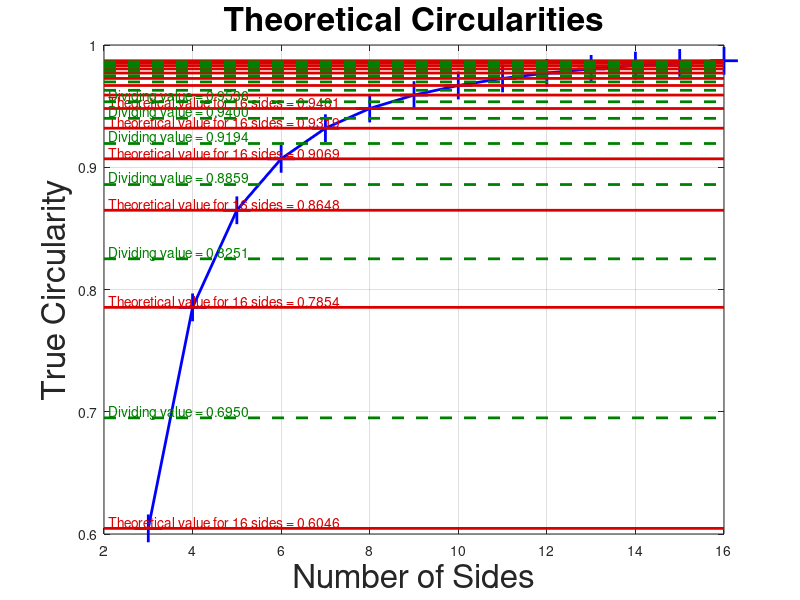
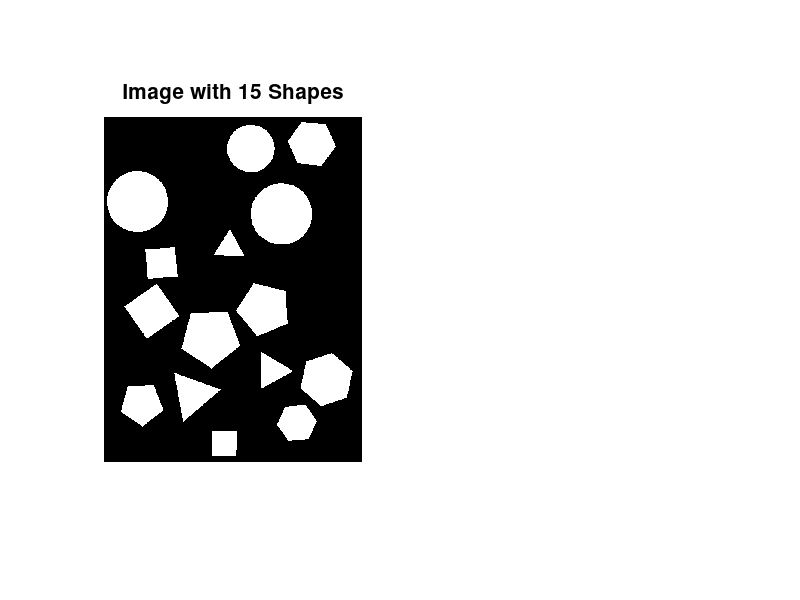
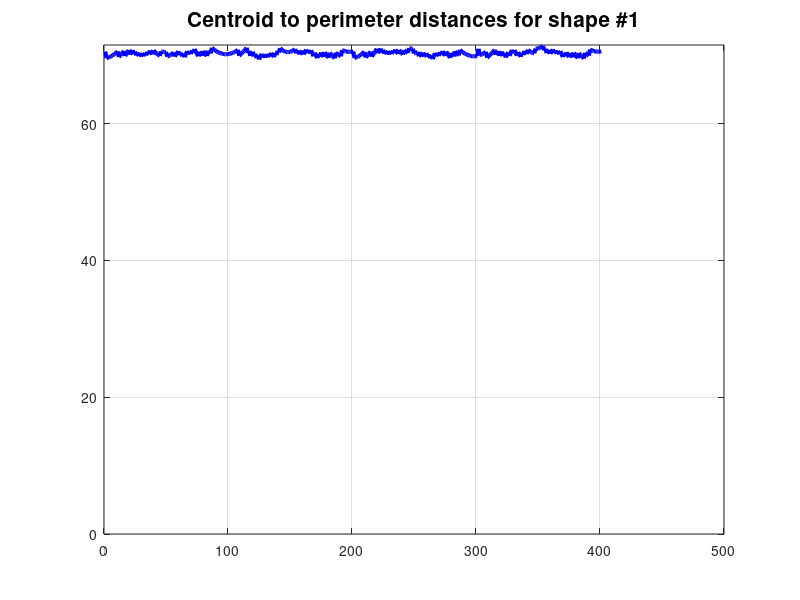

The MATLAB source for these figures, in order:
function shape_recognition_demo
try
	clc; % Clear the command window.
	close all; % Close all figures (except those of imtool.)
	workspace; % Make sure the workspace panel is showing.
	fontSize = 15;
	
	% For reference, compute the theoretical circularity of a bunch of regular polygons
	% with different number of sides starting with 3 (triangle).
	dividingValues = PlotTheoreticalCircularity;
	
	% Make the last dividing value infinity because any circularity from .99999 up to inifinity should be a circle.
	% and sometimes you have a circularity more than 1 due to quantization errors.
	dividingValues(end) = inf;
	
	% Now create a demo image.
	[binaryImage, numSidesCircularity] = CreateDemoImage();
	% Count the number of shapes
	[~, numShapes] = bwlabel(binaryImage);
	
	% Display the polygon demo image.
	subplot(1, 2, 1);
	imshow(binaryImage);
	caption = sprintf('Image with %d Shapes', numShapes);
	title(caption, 'FontSize', fontSize);
	hold on; % So that text labels won't blow away the image.
	
	% Set up figure properties:
	% Enlarge figure to full screen.
	set(gcf, 'Units', 'Normalized', 'OuterPosition', [0 0 1 1]);
	% Get rid of tool bar and pulldown menus that are along top of figure.
	set(gcf, 'Toolbar', 'none', 'Menu', 'none');
	% Give a name to the title bar.
	set(gcf, 'Name', 'Demo by ImageAnalyst', 'NumberTitle', 'Off')
	drawnow; % Make it display immediately.
	
	[labeledImage, numberOfObjects] = bwlabel(binaryImage);
	blobMeasurements = regionprops(labeledImage, 'Perimeter', 'Area', 'Centroid', 'Image');
	
	% Now compute the number of vertices by looking at the number of peaks in a plot of distance from centroid.
	numSidesDistance = FindNumberOfVertices(blobMeasurements, labeledImage);
	
	% Get all the measurements into single arrays for convenience.
	allAreas = [blobMeasurements.Area];
	allPerimeters = [blobMeasurements.Perimeter];
	circularities = (4 * pi *  allAreas) ./ allPerimeters.^2
	% Sort in order of increasing circularity
	[sortedCircularities, sortOrder] = sort(circularities, 'Ascend');
	% Sort all the measurements in the same way.
	blobMeasurements = blobMeasurements(sortOrder);
	allAreas = allAreas(sortOrder);
	allPerimeters = allPerimeters(sortOrder);
	numSidesDistance = numSidesDistance(sortOrder);
	
	% Plot a bar chart of the circularities.
	subplot(1, 2, 2);
	bar(sortedCircularities);
	ylim([0.55, 1.1]);
	grid on;
	title('Actual Measured Circularities', 'FontSize', fontSize);
	
	% Let's compute areas a different way.  The "Area" returned by regionprops is a count of the number of pixels.
	% This sometimes overestimates the area.  Let's use bwarea, which computes the area on a
	% pixel-center to pixel center basis.
	for k = 1 : numberOfObjects
		thisBlob = blobMeasurements(k).Image;
		allBwAreas(k) = bwarea(thisBlob);
	end
	bwCircularities = (4 * pi *  allBwAreas) ./ allPerimeters.^2
	sortedCircularities = bwCircularities
	
	% Put up red horizontal lines at the dividing values
	hold on;
	xl = xlim();
	for k = 1 : length(numSidesCircularity)-1
		thisSideLength = numSidesCircularity(k);
		thisDividingValue = dividingValues(thisSideLength);
		line(xl, [thisDividingValue, thisDividingValue], 'Color', 'r');
		% For the first 6, print the dividing value at the left just above the line.
		% After 6 it would get too crowded
		if k <= 6
			theLabel = sprintf('Dividing value = %.4f', thisDividingValue);
			text(xl(1)+0.1, thisDividingValue + 0.005, theLabel, 'Color', 'r');
		end
	end
	
	% Explain why the labels may not be accurate.
	message = sprintf('Before we start classifying the shapes,\nnote that the circularity may deviate from the theoretical circularity\ndepending on the size, rotation, and the algorithm\nused to compute area and perimeter.');
	fprintf('%s\n', message);
	uiwait(helpdlg(message));
	
	% Say what they are, one by one.
	subplot(1, 2, 1);
	for blobNumber = 1 : numberOfObjects
		%==============================================================
		% Determine the number of sizes according to the circularity
		% Get the circularity of this specific blob.
		thisCircularity = sortedCircularities(blobNumber);
		% See which theoretical dividing value it's less than.
		% This will determine the number of sides it has.
		numSidesCircularity = find(thisCircularity < dividingValues, 1, 'first');
		% Assign a string naming the shape according to the distance algorithm.
		if numSidesCircularity == 3
			% Blob has 3 sides.
			theShapeCirc = 'triangle';
		elseif numSidesCircularity == 4
			% Blob has 4 sides.
			theShapeCirc = 'square';
		elseif numSidesCircularity == 5
			% Blob has 5 sides.
			theShapeCirc = 'pentagon';
		elseif numSidesCircularity == 6
			% Blob has 6 sides.
			theShapeCirc = 'hexagon';
		else
			% Blob has 7 or more sides.
			theShapeCirc = 'nearly circular';
		end		
		
		%==============================================================
		% Determine the number of sizes according to the centroid-to-perimeter algorithm
		% Classify the shape by the centroid-to-perimeter algorithm which seems to be more accurate than the circularity algorithm.
		numSidesDist = numSidesDistance(blobNumber);
		% Assign a string naming the shape according to the distance algorithm.
		if numSidesDist == 3
			% Blob has 3 sides.
			theShapeDistance = 'triangle';
		elseif numSidesDist == 4
			% Blob has 4 sides.
			theShapeDistance = 'square';
		elseif numSidesDist == 5
			% Blob has 5 sides.
			theShapeDistance = 'pentagon';
		elseif numSidesDist == 6
			% Blob has 6 sides.
			theShapeDistance = 'hexagon';
		else
			% Blob has 7 or more sides.
			theShapeDistance = 'nearly circular';
		end		
		
		% Place a label on the shape
		xCentroid = blobMeasurements(blobNumber).Centroid(1);
		yCentroid = blobMeasurements(blobNumber).Centroid(2);
		blobLabel = sprintf('#%d = %s', blobNumber, theShapeDistance);
		plot(xCentroid, yCentroid, 'r+', 'LineWidth', 2, 'MarkerSize', 15);
		text(xCentroid+20, yCentroid, blobLabel, 'FontSize', fontSize, 'Color', 'r', 'FontWeight', 'Bold');

		% Inform the user what the circularity and shape are.
		distanceMessage = sprintf('The centroid-to-perimeter algorithm predicts shape #%d has %d sides, so it predicts the shape is a %s', blobNumber, numSidesDistance(blobNumber), theShapeDistance);
		circMessage = sprintf('The circularity of object #%d is %.3f, so the circularity algorithm predicts the object is a %s shape.\nIt is estimated to have %d sides.\n(Range for %s is [%.4f - %.4f].)',...
			blobNumber, thisCircularity, theShapeCirc, numSidesCircularity, ...
			theShapeDistance, dividingValues(numSidesCircularity - 1), dividingValues(numSidesCircularity));
		% See if the number of sides determined each way agrees with each other.
		if numSidesDistance(blobNumber) == numSidesCircularity
			agreementMessage = sprintf('For blob #%d, the two algorithms agree on %d sides.', blobNumber, numSidesCircularity);
		else
			agreementMessage = sprintf('For blob #%d there is disagreement.', blobNumber);
		end
		% Combine all messages into one.
		promptMessage = sprintf('%s\n\n%s\n\n%s', distanceMessage, circMessage, agreementMessage);
		fprintf('%s\n', promptMessage);
		
		% Give user an opportunity to bail out if they want to.
		titleBarCaption = 'Continue?';
		button = questdlg(promptMessage, titleBarCaption, 'Continue', 'Quit', 'Continue');
		if strcmpi(button, 'Quit')
			return;
		end
	end
	uiwait(helpdlg('Done with demo!'));
catch ME
	errorMessage = sprintf('Error in function %s() at line %d.\n\nError Message:\n%s', ...
		ME.stack(1).name, ME.stack(1).line, ME.message);
	fprintf(1, '%s\n', errorMessage);
	uiwait(warndlg(errorMessage));
end

%----------------------------------------------------------------------------------------------------------------------------------
% Creates an image with a specified number of circles, triangles, rectangles, and pentagons
function [binaryImage, numSides] = CreateDemoImage()
try
	rows = 800;
	columns = round(rows * 3/4); % 4/3 aspect ratio.
	figure;
	
	% Create an image and add in some triangles at various angles and various sizes.
	binaryImage = false(rows, columns);
	numShapesToPlace = 3;
	for numSides = 3 : 6
		shapesPlacedSoFar = 0;
		centroidToVertexDistance = [30, 75];
		% Define fail-safe parameters.
		maxNumberOfAttempts = 50;
		numberOfAttempts = 0;
		while shapesPlacedSoFar < numShapesToPlace && numberOfAttempts < maxNumberOfAttempts
			thisBinaryImage = CreatePolygon(numSides, centroidToVertexDistance, rows, columns);
			% Sometimes two polygons will be next to each other but not overlapping.
			% However bwlabel() and bwconncomp() would consider those two regions as being the same region.
			% To check for and prevent that kind of situation (which happened to me once),
			% we need to dilate the binary image by one layer before checking for overlap.
			dilatedImage = imdilate(thisBinaryImage, true(9));
			% See if any pixels in this binary image overlap any existing pixels.
			overlapImage = binaryImage & dilatedImage;
			if ~any(overlapImage(:))
				% No pixels overlap, so OR in this image.
				binaryImage = binaryImage | thisBinaryImage;
				shapesPlacedSoFar = shapesPlacedSoFar + 1;
			else
				fprintf('Skipping attempt %d because of overlap.\n', numberOfAttempts);
			end
			numberOfAttempts = numberOfAttempts + 1;
		end
	end
	
	% Create an image and add in some circles at various angles and various sizes.
	numShapesToPlace = 3;
	shapesPlacedSoFar = 0;
	numSides = 30; % Pretty round
	centroidToVertexDistance = [30, 75];
	while shapesPlacedSoFar < numShapesToPlace && numberOfAttempts < maxNumberOfAttempts
		thisBinaryImage = CreatePolygon(numSides, centroidToVertexDistance, rows, columns);
		% See if any pixels in this binary image overlap any existing pixels.
		overlapImage = binaryImage & thisBinaryImage;
		if ~any(overlapImage(:))
			% No pixels overlap, so OR in this image.
			binaryImage = binaryImage | thisBinaryImage;
			shapesPlacedSoFar = shapesPlacedSoFar + 1;
		end
		numberOfAttempts = numberOfAttempts + 1;
	end
	
	% Pass back the number of sides we decided to use.
	numSides = [3:6, 30];
catch ME
	errorMessage = sprintf('Error in function %s() at line %d.\n\nError Message:\n%s', ...
		ME.stack(1).name, ME.stack(1).line, ME.message);
	fprintf(1, '%s\n', errorMessage);
	uiwait(warndlg(errorMessage));
end

%----------------------------------------------------------------------------------------------------------------------------------
% Create a single polygon with the specified number of sides in a binary image of the specified number of rows and columns.
% centroidToVertexDistance is the distance from the centroid to each vertex.
% If centroidToVertexDistance is a length 2 vector, then this indicated the minimum and maximum size range and
% it will create a random size polygon between the min and max distance.
function binaryImage = CreatePolygon(numSides, centroidToVertexDistance, rows, columns)
try
	% Get the range for the size from the center to the vertices.
	if length(centroidToVertexDistance) > 1
		% Random size between a min and max distance.
		minDistance = centroidToVertexDistance(1);
		maxDistance = centroidToVertexDistance(2);
	else
		% All the same size.
		minDistance = centroidToVertexDistance;
		maxDistance = centroidToVertexDistance;
	end
	thisDistance = (maxDistance - minDistance) * rand(1) + minDistance;
	
	% Create a polygon around the origin
	for v = 1 : numSides
		angle = v * 360 / numSides;
		x(v) = thisDistance * cosd(angle);
		y(v) = thisDistance * sind(angle);
	end
	% Make last point the same as the first
	x(end+1) = x(1);
	y(end+1) = y(1);
	% 	plot(x, y, 'b*-', 'LineWidth', 2);
	% 	grid on;
	% 	axis image;
	
	% Rotate the coordinates by a random angle between 0 and 360
	angleToRotate = 360 * rand(1);
	rotationMatrix = [cosd(angleToRotate), sind(angleToRotate); -sind(angleToRotate), cosd(angleToRotate)];
	% Do the actual rotation
	xy = [x', y']; % Make a numSides*2 matrix;
	xyRotated = xy * rotationMatrix; % A numSides*2 matrix times a 2*2 = a numSides*2 matrix.
	x = xyRotated(:, 1); % Extract out the x as a numSides*2 matrix.
	y = xyRotated(:, 2); % Extract out the y as a numSides*2 matrix.
	
	% Get a random center location between centroidToVertexDistance and (columns - centroidToVertexDistance).
	% This will ensure it's always in the image.
	xCenter = thisDistance + (columns - 2 * thisDistance) * rand(1);
	% Get a random center location between centroidToVertexDistance and (rows - centroidToVertexDistance).
	% This will ensure it's always in the image.
	yCenter = thisDistance + (rows - 2 * thisDistance) * rand(1);
	% Translate the image so that the center is at (xCenter, yCenter) rather than at (0,0).
	x = x + xCenter;
	y = y + yCenter;
	binaryImage = poly2mask(x, y, rows, columns);
catch ME
	errorMessage = sprintf('Error in function %s() at line %d.\n\nError Message:\n%s', ...
		ME.stack(1).name, ME.stack(1).line, ME.message);
	fprintf(1, '%s\n', errorMessage);
	uiwait(warndlg(errorMessage));
end

%----------------------------------------------------------------------------------------------------------------------------------
% https://en.wikipedia.org/wiki/Regular_polygon
% Which says A = (1/4) * n * s^2 * cot(pi/n)
function circularity = ComputeTheoreticalCircularity(numSides)
try
	sideLength = 1;
	perimeter = numSides * sideLength;
	area = (1/4) * numSides * sideLength^2 / tan(pi / numSides);
	circularity = (4 * pi * area) / perimeter ^2;
catch ME
	errorMessage = sprintf('Error in function %s() at line %d.\n\nError Message:\n%s', ...
		ME.stack(1).name, ME.stack(1).line, ME.message);
	fprintf(1, '%s\n', errorMessage);
	uiwait(warndlg(errorMessage));
end

%----------------------------------------------------------------------------------------------------------------------------------
% Makes a figure with the theoretical circularity for a bunch of different number of sides plotted.
function dividingValues = PlotTheoreticalCircularity()
try
	dividingValues = []; % Initialize
	fontSize = 24;
	% For reference, compute the theoretical circularity of a bunch of regular polygons with different number of sides.
	fprintf('Number of Sides     Theoretical Circularity\n');
	% Define an array with the number of sides we want to compute the circularity for.
	numSides = 3 : 16;
	for k = 1 : length(numSides)
		thisSideLength = numSides(k);
		% Compute the theoretically perfect circularity, if the polygons were perfect instead of digitized.
		circularity(k) = ComputeTheoreticalCircularity(thisSideLength);
	end
	% Plot the theoretical circularities on the curve with a cross.
	plot(numSides, circularity, 'b+-', 'LineWidth', 2, 'MarkerSize', 20);
	grid on;
	hold on;
	xl = xlim(); % Get left and right x coordinates of the graph.
	% Plot theoretical lines in dark red.
	darkRed = [0.85, 0, 0];
	for k = 1 : length(numSides)
		% Make theoretical line on the plot in a magenta color.
		line(xl, [circularity(k), circularity(k)], 'Color', darkRed, 'LineWidth', 2);
		fprintf('     %d                  %f\n', thisSideLength, circularity(k));
		if k < 7 % Only print text if it's not too crowded and close together.
			% Make text with the true value
			message = sprintf('Theoretical value for %d sides = %.4f', thisSideLength, circularity(k));
			text(xl(1)+0.1, circularity(k) + 0.005, message, 'Color', darkRed);
		end
	end
	
	% Set up figure properties:
	% Enlarge figure to full screen.
	set(gcf, 'Units', 'Normalized', 'OuterPosition', [0 0 1 1]);
	% Get rid of tool bar and pulldown menus that are along top of figure.
	set(gcf, 'Toolbar', 'none', 'Menu', 'none');
	% Give a name to the title bar.
	set(gcf, 'Name', 'Demo by ImageAnalyst', 'NumberTitle', 'Off')
	drawnow; % Make it display immediately.
	
	title('Theoretical Circularities', 'FontSize', fontSize, 'Interpreter', 'None');
	xlabel('Number of Sides', 'FontSize', fontSize);
	ylabel('True Circularity', 'FontSize', fontSize);
	
	% Get the midpoint between one circularity and the one for the next higher number of sides.
	dividingValues = conv(circularity, [1, 1]/2, 'valid');
	% Prepend two zeros so that we can use this array as a lookup table where we pass in
	% the number of sides as an index and it tells us the dividing value between
	% that number of sides and one more than that.
	% For example, right now dividingValues(1) gives us the dividing value between 3 and 4
	% and dividingValues(3) gives us the dividing value between 5 and 6 (instead of between 3 and 4).
	dividingValues = [0, 0, dividingValues];
	% Now dividingValues(3) will give us the dividing value between 3 and 4.
	
	% Put up red horizontal lines at the dividing values
	hold on;
	xl = xlim();
	darkGreen = [0, 0.5, 0];
	for k = 1 : length(numSides)-1
		thisSideLength = numSides(k);
		thisDividingValue = dividingValues(thisSideLength);
		h = line(xl, [thisDividingValue, thisDividingValue], 'Color', darkGreen, 'LineWidth', 2, 'LineStyle', '--');
		% 		h.LineStyle = '--';
		% For the first 6, print the dividing value at the left just above the line.
		% After 6 it would get too crowded
		if k <= 6
			theLabel = sprintf('Dividing value = %.4f', thisDividingValue);
			text(xl(1)+0.1, thisDividingValue + 0.005, theLabel, 'Color', darkGreen);
		end
	end
	
catch ME
	errorMessage = sprintf('Error in function %s() at line %d.\n\nError Message:\n%s', ...
		ME.stack(1).name, ME.stack(1).line, ME.message);
	fprintf(1, '%s\n', errorMessage);
	uiwait(warndlg(errorMessage));
end

% Now compute the number of vertices by looking at the number of peaks in a plot of distance from centroid.
function numVertices = FindNumberOfVertices(blobMeasurements, labeledImage)
try
	numVertices = 0; % Initialize.
	% Get the number of blobs in the image.
	numRegions = length(blobMeasurements);
	hFig = figure;
	promptUser = true; % Let user see the curves.
	
	% For each blob, get its boundaries and find the distance from the centroid to each boundary point.
	for k = 1 : numRegions
		% Extract just this blob alone.
		thisBlob = ismember(labeledImage, k) > 0;
		if promptUser % Let user see the image.
			cla;
			imshow(thisBlob);
		end
		% Find the boundaries
		thisBoundary = bwboundaries(thisBlob);
		thisBoundary = cell2mat(thisBoundary); % Convert from cell to double.
		% Get x and y
		x = thisBoundary(:, 2);
		y = thisBoundary(:, 1);
		% Get the centroid
		xCenter = blobMeasurements(k).Centroid(1);
		yCenter = blobMeasurements(k).Centroid(2);
		% Compute distances
		distances = sqrt((x - xCenter).^2 + (y - yCenter).^2);
		if promptUser % Let user see the curves.
			% Plot the distances.
			plot(distances, 'b-', 'LineWidth', 3);
			grid on;
			message = sprintf('Centroid to perimeter distances for shape #%d', k);
			title(message, 'FontSize', 15);
			% Scale y axis
			yl = ylim();
			ylim([0, yl(2)]); % Set lower limit to 0.
		end
		
		% Find the range of the peaks
		peakRange = max(distances) - min(distances);
		minPeakHeight = 0.5 * peakRange;
		% Find the peaks
		[peakValues, peakIndexes] = findpeaks(distances, 'MinPeakProminence', minPeakHeight);
		% Find the valueys.
		[valleyValues, valleyIndexes] = findpeaks(-distances, 'MinPeakProminence', minPeakHeight);
		numVertices(k) = max([length(peakValues), length(valleyValues)]);
		% Circles seem to have a ton of peaks due to the very small range and quanitization of the image.
		% If the number of peaks is more than 10, make it zero to indicate a circle.
		if numVertices(k) > 10
			numVertices(k) = 0;
		end
		
		if promptUser % Let user see the curves.
			% Plot the peaks.
			hold on;
			plot(peakIndexes, distances(peakIndexes), 'r^', 'MarkerSize', 10, 'LineWidth', 2);
			
			% Plot the valleys.
			hold on;
			plot(valleyIndexes, distances(valleyIndexes), 'rv', 'MarkerSize', 10, 'LineWidth', 2);
			
			message = sprintf('Centroid to perimeter distances for shape #%d.  Found %d peaks.', k, numVertices(k));
			title(message, 'FontSize', 20);
			
			% The figure un-maximizes each time when we call cla, so let's maximize it again.
			% Set up figure properties:
			% Enlarge figure to full screen.
			set(gcf, 'Units', 'Normalized', 'OuterPosition', [0 0 1 1]);
			% Get rid of tool bar and pulldown menus that are along top of figure.
			set(gcf, 'Toolbar', 'none', 'Menu', 'none');
			% Give a name to the title bar.
			set(gcf, 'Name', 'Demo by ImageAnalyst', 'NumberTitle', 'Off')
			
			% Let user see this shape's distances plotted before continuing.
			promptMessage = sprintf('Do you want to Continue processing,\nor Cancel processing?');
			titleBarCaption = 'Continue?';
			button = questdlg(promptMessage, titleBarCaption, 'Continue', 'Cancel', 'Continue');
			if strcmpi(button, 'Cancel')
				promptUser = false;
			end
		end
	end
	close(hFig);
catch ME
	errorMessage = sprintf('Error in function %s() at line %d.\n\nError Message:\n%s', ...
		ME.stack(1).name, ME.stack(1).line, ME.message);
	fprintf(1, '%s\n', errorMessage);
	uiwait(warndlg(errorMessage));
end
